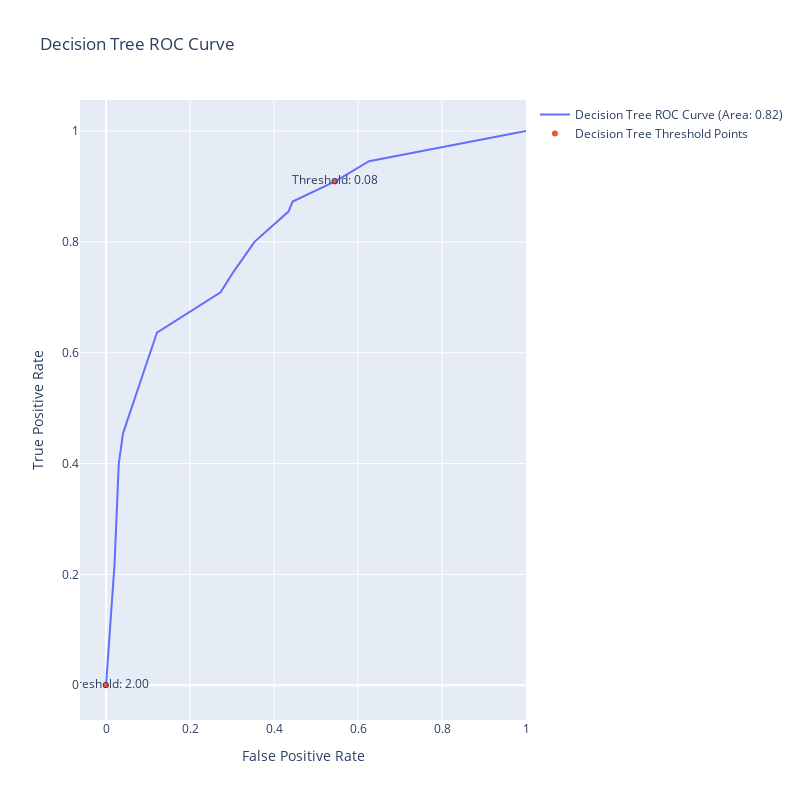

Write notebook code for a chart like this one.
### Code cell
from sklearn.tree import DecisionTreeClassifier

dt_model = DecisionTreeClassifier(max_depth=5, min_samples_split=2)
dt_model.fit(X_train, y_train)
y_proba_dt = dt_model.predict_proba(X_test)[:, 1]

roc_auc_dt = roc_auc_score(y_test, y_proba_dt)

fpr_dt, tpr_dt, thresh_dt = roc_curve(y_test, y_proba_dt)

trace_0_dt = go.Scatter(x=fpr_dt,
                        y=tpr_dt,
                        mode='lines',
                        name=f'Decision Tree ROC Curve (Area: {roc_auc_dt:.2f})')

indices_dt = np.arange(len(thresh_dt)) % 10 == 0

trace_1_dt = go.Scatter(x=fpr_dt[indices_dt],
                        y=tpr_dt[indices_dt],
                        mode='markers+text',
                        name='Decision Tree Threshold Points',
                        text=[f"Threshold: {t:.2f}" for t in thresh_dt[indices_dt]])

fig_dt = go.Figure(data=[trace_0_dt, trace_1_dt])

fig_dt.update_layout(
    title="Decision Tree ROC Curve",
    xaxis=dict(title="False Positive Rate"),
    yaxis=dict(title="True Positive Rate"),
    width=800,
    height=800,
)

fig_dt.show()

### Figure 1 — Plotly figure (JSON) as saved in the notebook; plotly's stock layout.template omitted (floating-point values rounded to 4 significant figures)
{"data": [{"mode": "lines", "name": "Decision Tree ROC Curve (Area: 0.82)", "type": "scatter", "x": [0, 0.0202, 0.0303, 0.0404, 0.1212, 0.2727, 0.303, 0.3535, 0.4343, 0.4444, 0.5455, 0.6263, 1], "y": [0, 0.2182, 0.4, 0.4545, 0.6364, 0.7091, 0.7455, 0.8, 0.8545, 0.8727, 0.9091, 0.9455, 1]}, {"mode": "markers+text", "name": "Decision Tree Threshold Points", "text": ["Threshold: 2.00", "Threshold: 0.08"], "type": "scatter", "x": [0, 0.5455], "y": [0, 0.9091]}], "layout": {"height": 800, "title": {"text": "Decision Tree ROC Curve"}, "width": 800, "xaxis": {"title": {"text": "False Positive Rate"}}, "yaxis": {"title": {"text": "True Positive Rate"}}}}
